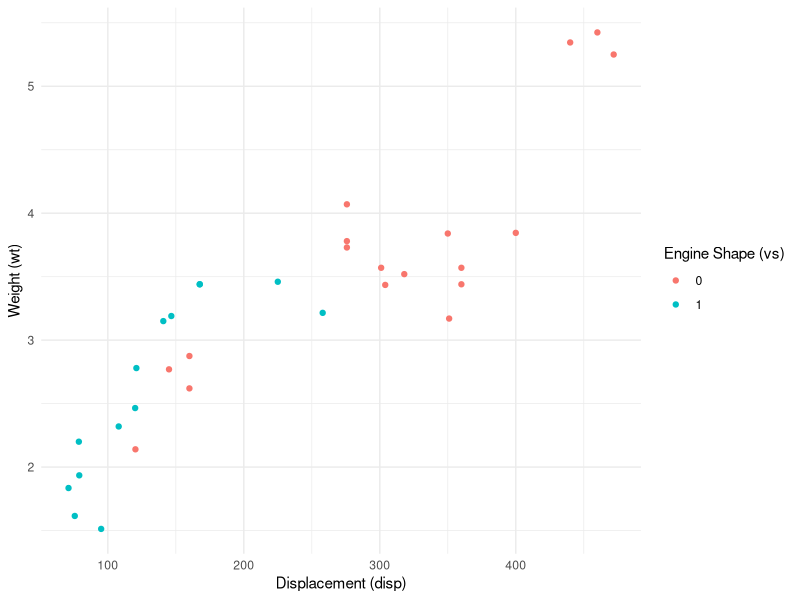
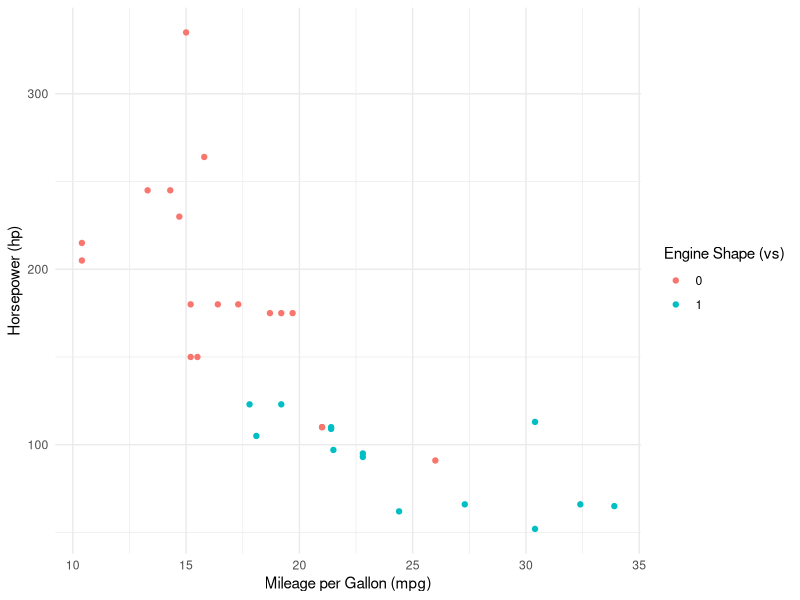
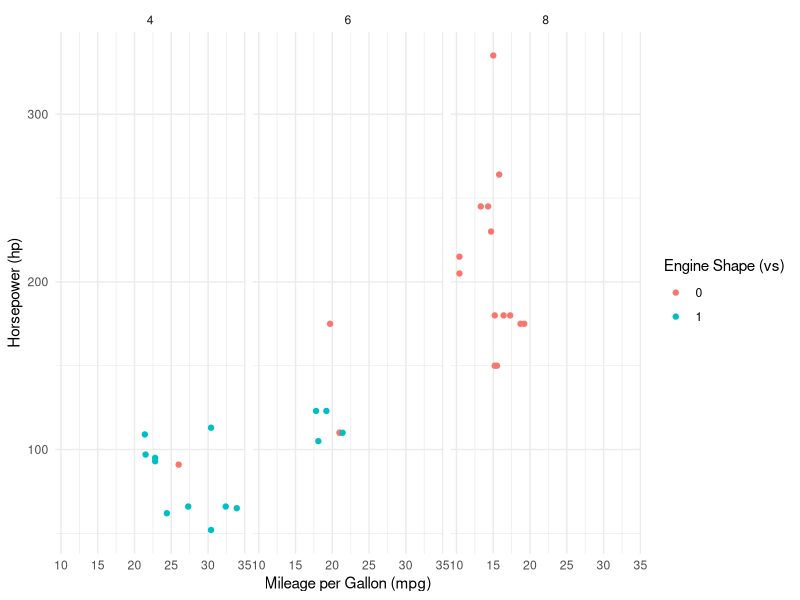

The R script that drew these images, in order:
library(ggplot2)
ggplot(mtcars, aes(x = disp, y = wt, color = factor(vs))) +
  geom_point() +
  labs(x = "Displacement (disp)", y = "Weight (wt)", color = "Engine Shape (vs)") +
  theme_minimal()
ggplot(mtcars, aes(x = mpg, y = hp, color = factor(vs))) +
  geom_point() +
  labs(x = "Mileage per Gallon (mpg)", y = "Horsepower (hp)", color = "Engine Shape (vs)") +
  theme_minimal()
ggplot(mtcars, aes(x = mpg, y = hp, color = factor(vs))) +
  geom_point() +
  labs(x = "Mileage per Gallon (mpg)", y = "Horsepower (hp)", color = "Engine Shape (vs)") +
  facet_wrap(~ factor(cyl)) +
  theme_minimal()
